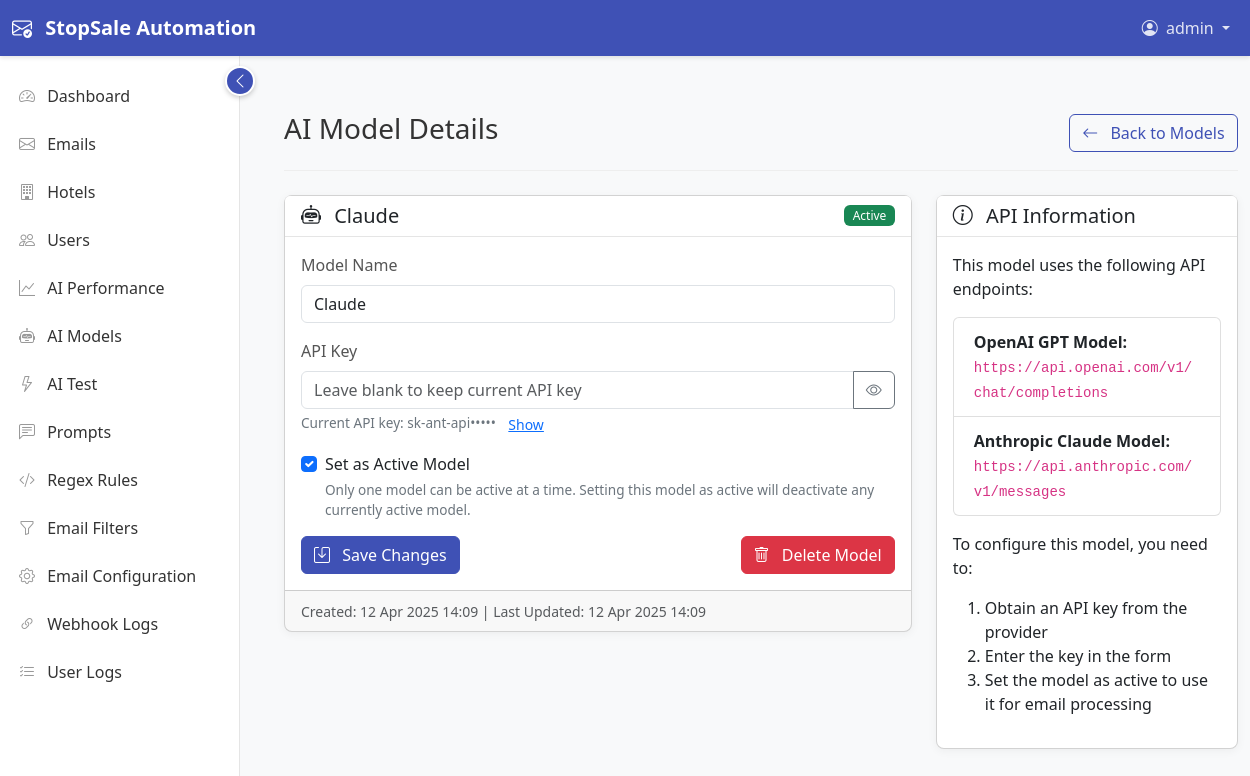
The page /core/ai-models/1/ (signed in) on the database its author committed.
### users/models.py (models this page shows, shortened)
class User(AbstractUser):
    ROLE_CHOICES = (
        ('admin', 'Admin'),
        ('agent', 'Agent'),
        ('viewer', 'Viewer'),
    )
    email = models.EmailField(unique=True)
    role = models.CharField(max_length=10, choices=ROLE_CHOICES, default='agent')
    last_login_ip = models.GenericIPAddressField(null=True, blank=True)
    created_at = models.DateTimeField(auto_now_add=True, null=True)
    updated_at = models.DateTimeField(auto_now=True, null=True)
    objects = UserManager()
    @property
    def is_admin(self):
        return self.role == 'admin'

### emails/models.py (models this page shows, shortened)
class AIModel(models.Model):
    name = models.CharField(max_length=100)
    api_key = models.CharField(max_length=255)
    active = models.BooleanField(default=False)
    created_at = models.DateTimeField(auto_now_add=True)
    updated_at = models.DateTimeField(auto_now=True)
    class Meta:
        verbose_name = 'AI Model'
        verbose_name_plural = 'AI Models'
        ordering = ['-active', 'name']

### core/views.py (the view, shortened to what this page needs)
# urls.py: path('ai-models/<int:model_id>/', views.ai_model_detail, name='ai_model_detail'),
@login_required
def ai_model_detail(request, model_id):
    model = get_object_or_404(AIModel, id=model_id)
    context = {
        'model': model,
    }
    return render(request, 'core/ai_model_detail.html', context)

### templates/core/ai_model_detail.html (shortened to what this page needs)
{% extends 'base/base.html' %}
{% block content %}
<div class="page-header d-flex justify-content-between align-items-center">
    <h1>AI Model Details</h1>
    <a href="{% url 'core:ai_model_list' %}" class="btn btn-outline-primary">
        <i class="bi bi-arrow-left me-2"></i> Back to Models
    </a>
</div>
<div class="row">
    <div class="col-md-8">
        <div class="card">
            <div class="card-header d-flex justify-content-between align-items-center">
                <h5 class="mb-0">
                    <i class="bi bi-robot me-2"></i> {{ model.name }}
                </h5>
                <span class="badge {% if model.active %}bg-success{% else %}bg-secondary{% endif %}">
                    {{ model.active|yesno:"Active,Inactive" }}
                </span>
            </div>
            <div class="card-body">
                <form method="post">
                    <div class="mb-3">
                        <label for="name" class="form-label">Model Name</label>
                        <input type="text" class="form-control" id="name" name="name" value="{{ model.name }}" required>
                    </div>
                    <div class="mb-3">
                        <label for="api_key" class="form-label">API Key</label>
                        <div class="input-group">
                            <input type="password" class="form-control" id="api_key" name="api_key"
                                   placeholder="Leave blank to keep current API key">
                            <button class="btn btn-outline-secondary" type="button" id="showApiKeyBtn">
                                <i class="bi bi-eye"></i>
                            </button>
                        </div>
                        <div class="form-text">Current API key:
                            <span id="apiKeyPreview">{{ model.api_key|slice:":10" }}•••••</span>
                            <button class="btn btn-sm btn-link p-0 ms-2" type="button" id="showFullApiKeyBtn">Show</button>
                        </div>
                    </div>
                    <div class="mb-3 form-check">
                        <input type="checkbox" class="form-check-input" id="active" name="active" {% if model.active %}checked{% endif %}>
                        <label class="form-check-label" for="active">Set as Active Model</label>
                        <div class="form-text">Only one model can be active at a time. Setting this model as active will deactivate any currently active model.</div>
                    </div>
                    <div class="d-flex justify-content-between">
                        <button type="submit" class="btn btn-primary">
                            <i class="bi bi-save me-2"></i> Save Changes
                        </button>
                        <button type="button" class="btn btn-danger" data-bs-toggle="modal" data-bs-target="#deleteModelModal">
                            <i class="bi bi-trash me-2"></i> Delete Model
                        </button>
                    </div>
                </form>
            </div>
            <div class="card-footer">
                <small class="text-muted">Created: {{ model.created_at|date:"d M Y H:i" }} | Last Updated: {{ model.updated_at|date:"d M Y H:i" }}</small>
            </div>
        </div>
    </div>
    <div class="col-md-4">
        <div class="card">
            <div class="card-header">
                <h5 class="mb-0"><i class="bi bi-info-circle me-2"></i> API Information</h5>
            </div>
            <div class="card-body">
                <p>This model uses the following API endpoints:</p>
                <ul class="list-group mb-3">
                    <li class="list-group-item">
                        <strong>OpenAI GPT Model:</strong>
                        <code>https://api.openai.com/v1/chat/completions</code>
                    </li>
                    <li class="list-group-item">
                        <strong>Anthropic Claude Model:</strong>
                        <code>https://api.anthropic.com/v1/messages</code>
                    </li>
                </ul>
                <p>To configure this model, you need to:</p>
                <ol>
                    <li>Obtain an API key from the provider</li>
                    <li>Enter the key in the form</li>
                    <li>Set the model as active to use it for email processing</li>
                </ol>
            </div>
        </div>
    </div>
</div>
{% endblock %}

### templates/base/base.html (shortened to what this page needs)
{% load static %}
<!DOCTYPE html>
<html lang="en">
<head>
    <link href="https://cdn.jsdelivr.net/npm/bootstrap@5.3.0-alpha1/dist/css/bootstrap.min.css" rel="stylesheet">
    <link rel="stylesheet" href="https://cdn.jsdelivr.net/npm/bootstrap-icons@1.10.3/font/bootstrap-icons.css">
    <link rel="stylesheet" href="https://cdn.jsdelivr.net/npm/flatpickr/dist/flatpickr.min.css">
    <link rel="stylesheet" href="https://cdn.jsdelivr.net/npm/select2@4.1.0-rc.0/dist/css/select2.min.css">
    <link rel="stylesheet" href="https://cdn.jsdelivr.net/npm/select2-bootstrap-5-theme@1.3.0/dist/select2-bootstrap-5-theme.min.css">
    <link rel="stylesheet" href="https://cdnjs.cloudflare.com/ajax/libs/toastr.js/latest/toastr.min.css">
    <link rel="stylesheet" href="{% static 'css/ux-improvements.css' %}">
</head>
<body>
    <nav class="navbar navbar-expand-lg navbar-dark fixed-top">
        <div class="container-fluid">
            <a class="navbar-brand" href="{% url 'core:dashboard' %}">
                <i class="bi bi-envelope-check me-2"></i>
                StopSale Automation
            </a>
            <div class="collapse navbar-collapse" id="navbarNav">
                <ul class="navbar-nav ms-auto">
                    {% if user.is_authenticated %}
                    <li class="nav-item dropdown">
                        <a class="nav-link dropdown-toggle" href="#" id="navbarDropdown" role="button" data-bs-toggle="dropdown" aria-expanded="false">
                            <i class="bi bi-person-circle me-1"></i> {{ user.username }}
                        </a>
                    </li>
                    {% else %}
                    <li class="nav-item">
                        <a class="nav-link" href="{% url 'core:login' %}">Login</a>
                    </li>
                    {% endif %}
                </ul>
            </div>
        </div>
    </nav>
    <div class="container-fluid">
        <div class="row">
            {% if user.is_authenticated %}
            <nav id="sidebar" class="col-lg-2 d-lg-block sidebar">
                <div class="sidebar-toggle d-none d-lg-flex" id="sidebarToggle">
                    <i class="bi bi-chevron-left" id="toggleIcon"></i>
                </div>
                <div class="sidebar-sticky">
                    <ul class="nav flex-column">
                        <li class="nav-item">
                            <a class="nav-link {% if request.resolver_match.app_name == 'core' and request.resolver_match.url_name == 'dashboard' %}active{% endif %}" href="{% url 'core:dashboard' %}">
                                <i class="bi bi-speedometer2"></i> <span>Dashboard</span>
                            </a>
                        </li>
                        <li class="nav-item">
                            <a class="nav-link {% if request.resolver_match.app_name == 'emails' and request.resolver_match.url_name == 'email_list' %}active{% endif %}" href="{% url 'emails:email_list' %}">
                                <i class="bi bi-envelope"></i> <span>Emails</span>
                            </a>
                        </li>
                        {% if user.is_admin or user.is_supervisor %}
                        <li class="nav-item">
                            <a class="nav-link {% if request.resolver_match.app_name == 'hotels' %}active{% endif %}" href="{% url 'hotels:hotel_list' %}">
                                <i class="bi bi-building"></i> <span>Hotels</span>
                            </a>
                        </li>
                        {% endif %}
                        {% if user.is_admin %}
                        <li class="nav-item">
                            <a class="nav-link {% if request.resolver_match.app_name == 'users' %}active{% endif %}" href="{% url 'users:user_list' %}">
                                <i class="bi bi-people"></i> <span>Users</span>
                            </a>
                        </li>
                        <li class="nav-item">
                            <a class="nav-link {% if request.resolver_match.app_name == 'core' and request.resolver_match.url_name == 'ai_performance' %}active{% endif %}" href="{% url 'core:ai_performance' %}">
                                <i class="bi bi-graph-up"></i> <span>AI Performance</span>
                            </a>
                        </li>
                        <li class="nav-item">
                            <a class="nav-link {% if request.resolver_match.app_name == 'core' and request.resolver_match.url_name == 'ai_model_list' %}active{% endif %}" href="{% url 'core:ai_model_list' %}">
                                <i class="bi bi-robot"></i> <span>AI Models</span>
                            </a>
                        </li>
                        <li class="nav-item">
                            <a class="nav-link {% if request.resolver_match.app_name == 'core' and request.resolver_match.url_name == 'ai_test' %}active{% endif %}" href="{% url 'core:ai_test' %}">
                                <i class="bi bi-lightning"></i> <span>AI Test</span>
                            </a>
                        </li>
                        <li class="nav-item">
                            <a class="nav-link {% if request.resolver_match.app_name == 'core' and request.resolver_match.url_name == 'prompt_list' %}active{% endif %}" href="{% url 'core:prompt_list' %}">
                                <i class="bi bi-chat-left-text"></i> <span>Prompts</span>
                            </a>
                        </li>
                        <li class="nav-item">
                            <a class="nav-link {% if request.resolver_match.app_name == 'core' and request.resolver_match.url_name == 'regex_rule_list' %}active{% endif %}" href="{% url 'core:regex_rule_list' %}">
                                <i class="bi bi-code-slash"></i> <span>Regex Rules</span>
                            </a>
                        </li>
                        <li class="nav-item">
                            <a class="nav-link {% if request.resolver_match.app_name == 'core' and request.resolver_match.url_name == 'email_filter_list' %}active{% endif %}" href="{% url 'core:email_filter_list' %}">
                                <i class="bi bi-funnel"></i> <span>Email Filters</span>
                            </a>
                        </li>
                        <li class="nav-item">
                            <a class="nav-link {% if request.resolver_match.app_name == 'core' and request.resolver_match.url_name == 'email_config' %}active{% endif %}" href="{% url 'core:email_config' %}">
                                <i class="bi bi-gear"></i> <span>Email Configuration</span>
                            </a>
                        </li>
                        <li class="nav-item">
                            <a class="nav-link {% if request.resolver_match.app_name == 'core' and request.resolver_match.url_name == 'webhook_log_list' %}active{% endif %}" href="{% url 'core:webhook_log_list' %}">
                                <i class="bi bi-link-45deg"></i> <span>Webhook Logs</span>
                            </a>
                        </li>
                        <li class="nav-item">
                            <a class="nav-link {% if request.resolver_match.app_name == 'core' and request.resolver_match.url_name == 'user_log_list' %}active{% endif %}" href="{% url 'core:user_log_list' %}">
                                <i class="bi bi-list-check"></i> <span>User Logs</span>
                            </a>
                        </li>
                        {% endif %}
                    </ul>
                </div>
            </nav>
            {% endif %}
            <main id="content" class="{% if user.is_authenticated %}col-lg-10 content{% else %}col-12{% endif %}" id="main-content">
                <div class="container-fluid py-4">
                    {% block content %}{% endblock %}
                </div>
            </main>
        </div>
    </div>
</body>
</html>

### static/css/ux-improvements.css (style rules this page uses)
.form-label { font-weight: 500; margin-bottom: 0.5rem; color: #555; }
.form-text { color: #6c757d; font-size: 0.85rem; margin-top: 0.25rem; }
.btn { transition: all 0.3s ease; }
.badge { font-weight: 500; padding: 0.4em 0.7em; border-radius: 6px; }
.list-group-item { border: 1px solid rgba(0, 0, 0, 0.125); padding: 0.75rem 1.25rem; }

### templates/base/base.html (style rules this page uses)
:root { --primary: #3f51b5; --secondary: #f50057; --success: #4caf50; --warning: #ff9800; --danger: #f44336; --light: #f5f5f5; --dark: #212121; --sidebar-width: 240px; --sidebar-width-collapsed: 60px; }
body { font-family: 'Segoe UI', Tahoma, Geneva, Verdana, sans-serif; background-color: #f8f9fa; padding-top: 56px; }
.navbar { background-color: var(--primary); box-shadow: 0 2px 4px rgba(0,0,0,0.1); }
.navbar-brand { font-weight: 600; color: white !important; }
.navbar .nav-link { color: rgba(255,255,255,0.85) !important; }
.sidebar { position: fixed; top: 56px; bottom: 0; left: 0; z-index: 100; padding: 0; box-shadow: inset -1px 0 0 rgba(0, 0, 0, .1); background-color: #fff; width: var(--sidebar-width); transition: all 0.3s; }
.sidebar-sticky { position: sticky; top: 0; height: calc(100vh - 56px); padding-top: 1rem; overflow-x: hidden; overflow-y: auto; }
.sidebar .nav-link { color: #333 !important; font-weight: 500; padding: 0.75rem 1rem; border-left: 3px solid transparent; white-space: nowrap; overflow: hidden; text-overflow: ellipsis; }
.sidebar .nav-link i { margin-right: 0.5rem; color: #999; min-width: 20px; text-align: center; }
.sidebar-toggle { position: absolute; right: -15px; top: 10px; width: 30px; height: 30px; background-color: var(--primary); color: white; border-radius: 50%; display: flex; align-items: center; justify-content: center; cursor: pointer; z-index: 101; border: 2px solid white; box-shadow: 0 2px 5px rgba(0,0,0,0.2); }
.content { margin-left: var(--sidebar-width); padding: 2rem; transition: margin-left 0.3s; }
.card { border-radius: 8px; box-shadow: 0 2px 10px rgba(0,0,0,0.05); margin-bottom: 20px; }
.card-header { background-color: white; border-bottom: 1px solid rgba(0,0,0,0.1); font-weight: 600; }
.btn-primary { background-color: var(--primary); border-color: var(--primary); }
.btn-outline-primary { color: var(--primary); border-color: var(--primary); }
.page-header { margin-bottom: 1.5rem; border-bottom: 1px solid #eee; padding-bottom: 1rem; }
.page-header h1 { font-size: 1.75rem; color: #333; }

### rows shown on the page
User: username "admin"
AIModel: name "Claude", active "Active", api_key "sk-ant-api", active "☑", created_at "12 Apr 2025 14:09", updated_at "12 Apr 2025 14:09"
